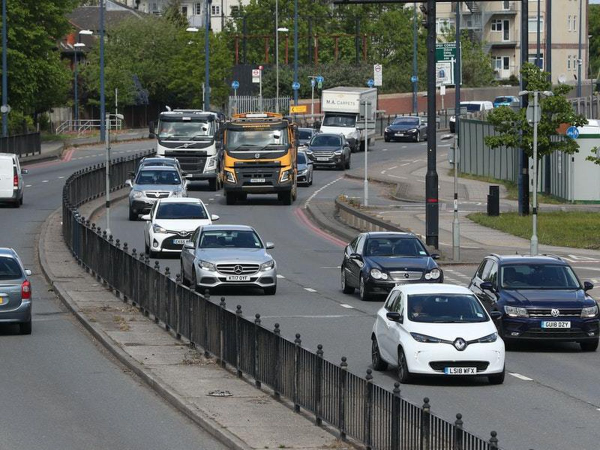
#> input picture data/cars.jpeg, 1200 x 900 px, found by its file name (shown at 1/2 size)
$ jupyter execute --allow-errors image_counter.ipynb
#> lines starting #> are read from the running program, lines starting #| are printed output that depends on the picture; after the words box and inside, x2 and y2 are one past the last pixel; in counts of white or black regions, pixels touching at a corner belong together
[cell 1]
import cv2
import numpy as np
import matplotlib.pyplot as plt
import cvlib as cv
from cvlib.object_detection import draw_bbox
from numpy.lib.polynomial import poly

[cell 2]
image = cv2.imread("data/cars.jpeg")
#> image is the input picture: shape (900, 1200, 3); mean B, G, R 96.1, 99.4, 95.6
#> (the rest of this cell did not finish here and is left out)

[cell 3]
image= cv2.imread('data/bees.jpg')
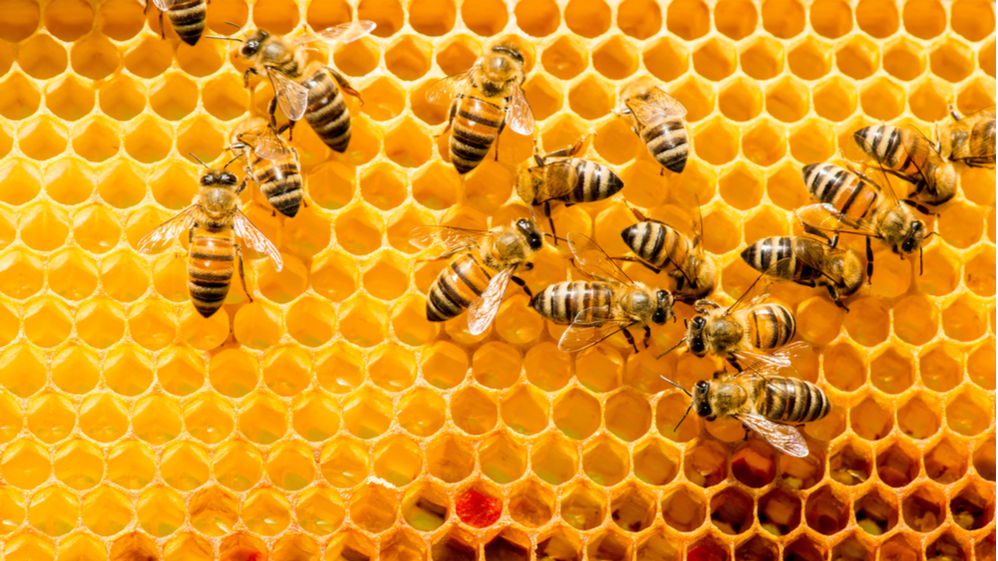
#> input picture data/bees.jpg, 998 x 561 px, found by its file name
#> image is the input picture: shape (561, 998, 3); mean B, G, R 27.3, 146.6, 224.9

gray= cv2.cvtColor(image,cv2.COLOR_BGR2GRAY)
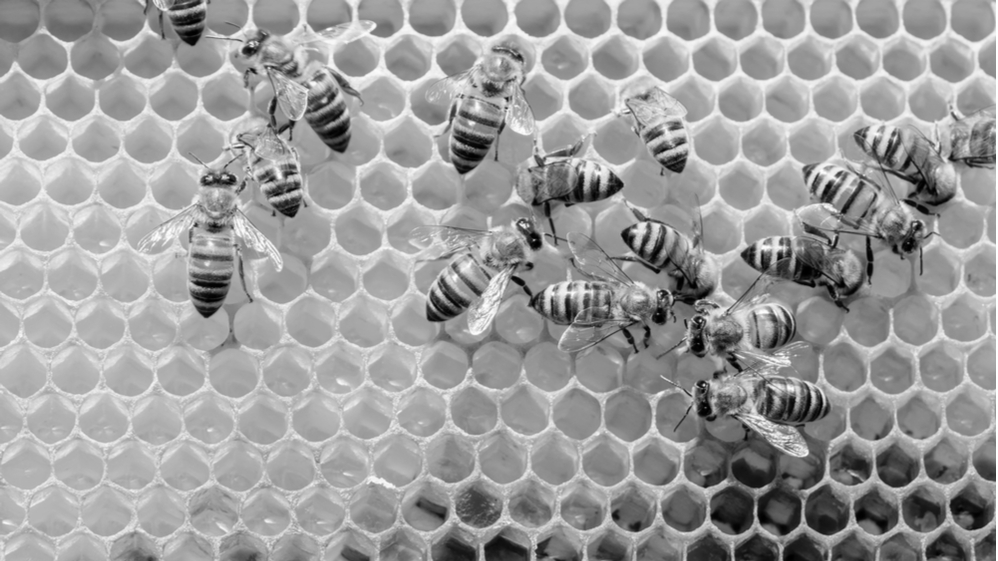
#> gray: shape (561, 998); min 0, max 255, mean 156.4

edges= cv2.Canny(gray, 50,200)
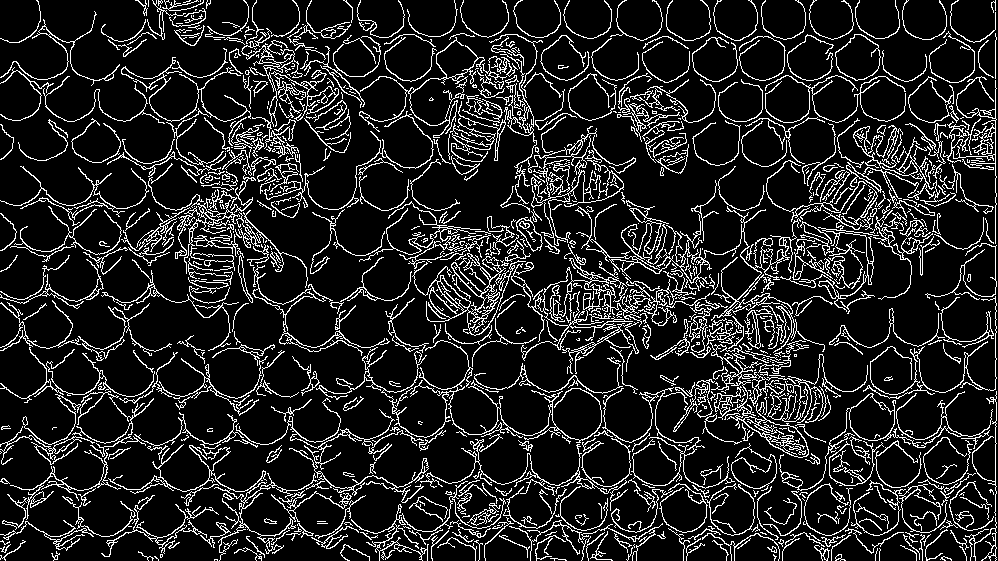
#> edges: shape (561, 998); 13.7% white in thin lines or dots

contours, hierarchy= cv2.findContours(edges.copy(), cv2.RETR_EXTERNAL, cv2.CHAIN_APPROX_NONE)
#> contours = 827 contours, 581 with area under 20; largest, box (x1, y1, x2, y2) and area: (412, 253, 526, 336) 1938, (710, 342, 809, 458) 1867, (575, 200, 825, 353) 1804, (779, 393, 926, 491) 1724, (528, 126, 624, 243) 1666

number_of_objects_in_image= len(contours)
#> number_of_objects_in_image = 827

print ("The number of objects in this image: ", str(number_of_objects_in_image))
#| The number of objects in this image:  827

[cell 4]
img = cv2.imread('data/bees_2.jpg')
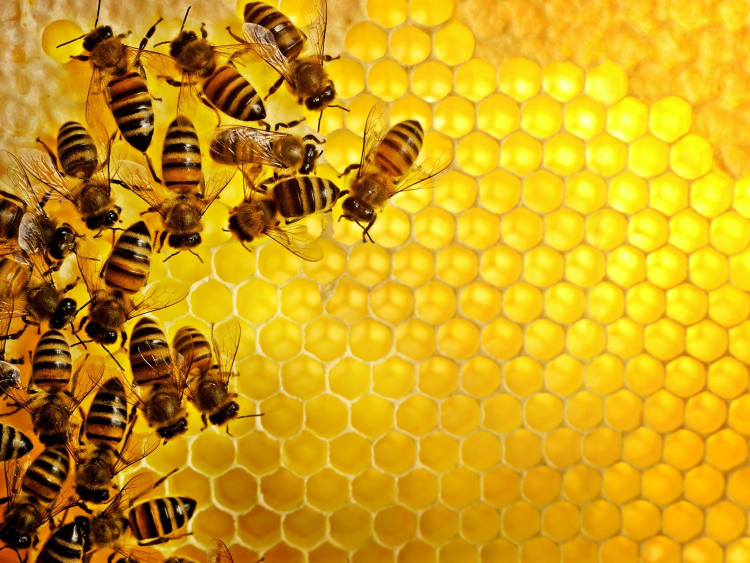
#> input picture data/bees_2.jpg, 1500 x 1125 px, found by its file name (shown at 1/2 size)
#> img is the input picture: shape (1125, 1500, 3); mean B, G, R 23.3, 159.6, 206.4

[cell 5]
img = cv2.cvtColor(img, cv2.COLOR_BGR2GRAY)
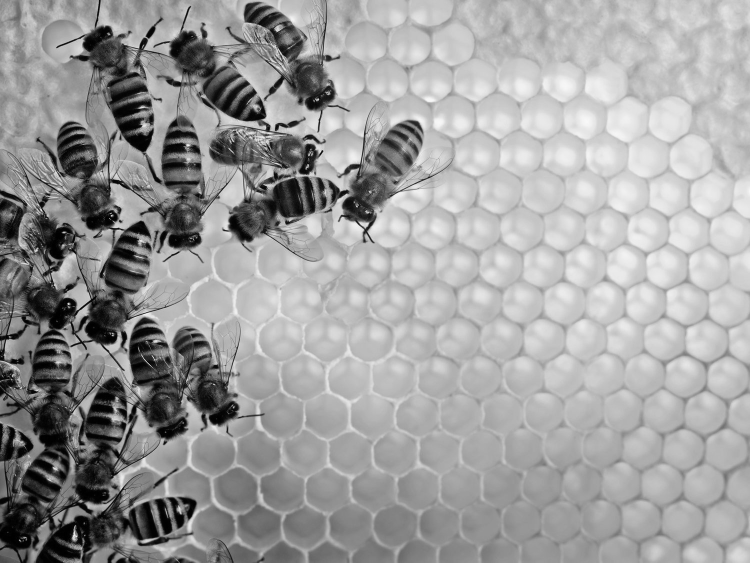
#> img: shape (1125, 1500) (shown at 1/2 size); min 0, max 253, mean 158.1

[cell 6]
_, thresh = cv2.threshold(img, 225, 255, cv2.THRESH_BINARY_INV)
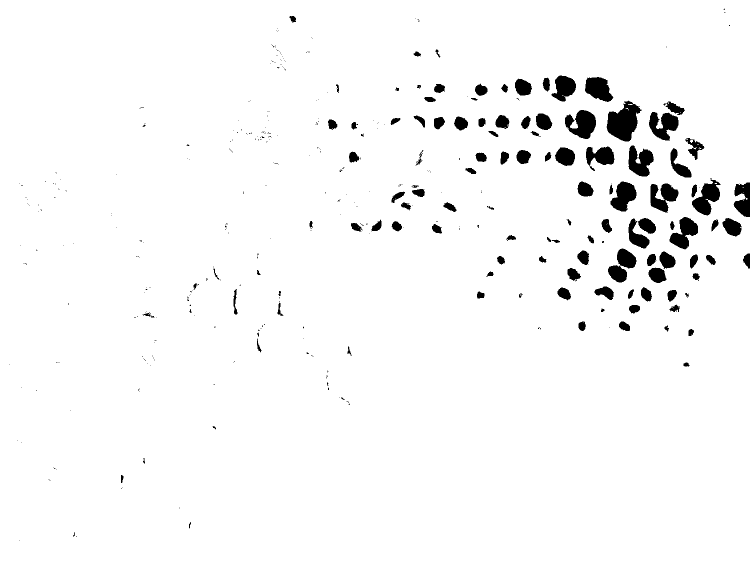
#> thresh: shape (1125, 1500) (shown at 1/2 size); 96.7% white; 412 black regions (295 under 20 px), largest, box (x1, y1, x2, y2) and area: (1213, 201, 1283, 283) 3492, (1130, 220, 1192, 278) 2323, (1384, 360, 1442, 431) 2142
kernal = np.ones((2, 2), np.uint8)

[cell 7]
dilation = cv2.dilate(thresh, kernal, iterations=2)
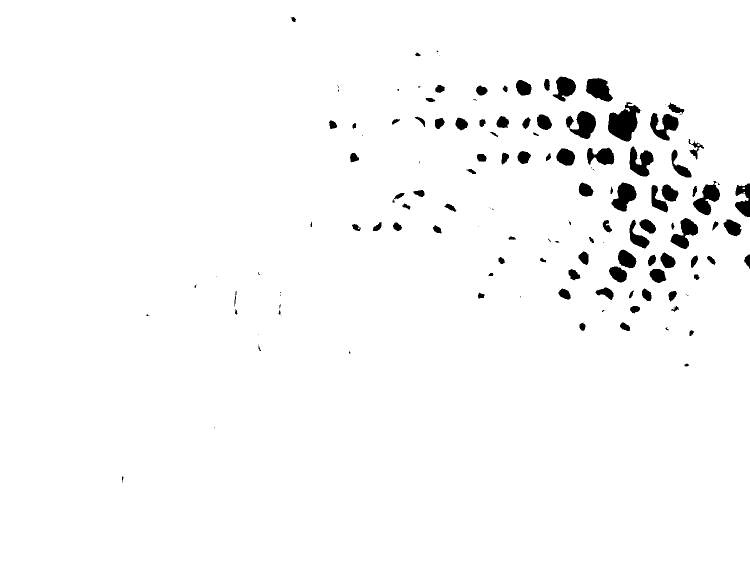
#> dilation: shape (1125, 1500) (shown at 1/2 size); 97.5% white; 134 black regions (38 under 20 px)

[cell 8]
contours, hierarchy = cv2.findContours(
    dilation, cv2.RETR_EXTERNAL, cv2.CHAIN_APPROX_SIMPLE)
#> contours = 2 contours, 1 with area under 20; largest, box (x1, y1, x2, y2) and area: (0, 0, 1500, 1125) 1683319

[cell 9]
objects = str(len(contours))
#> objects = '2'

[cell 10]
text = "Obj:"+str(objects)
#> text = 'Obj:2'
cv2.putText(dilation, text, (10, 25),  cv2.FONT_HERSHEY_SIMPLEX,
            0.4, (240, 0, 159), 1)
#> dilation: shape (1125, 1500); under 0.01% of pixels changed, all inside (x1, y1, x2, y2) = (11, 16, 42, 29)
